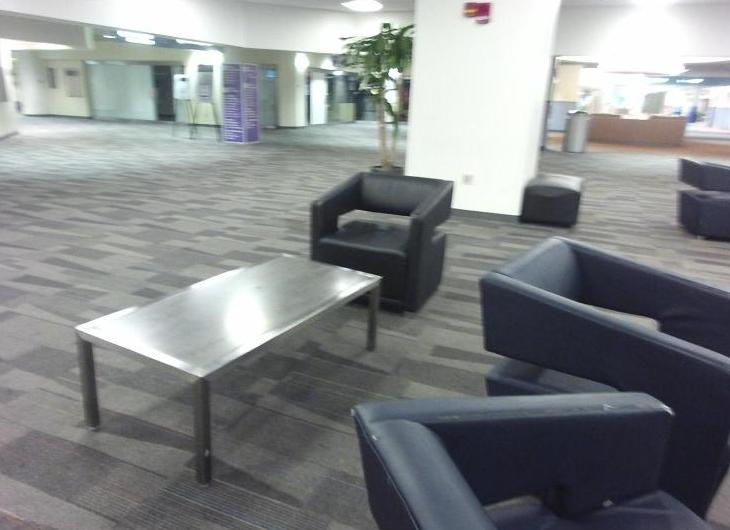
#> input picture 006154.jpg, 730 x 530 px
$ python flip_im.py
#> lines starting #> are read from the running program, lines starting #| are printed output that depends on the picture
import cv2

pic = '006154.jpg'
im = cv2.imread(pic)
#> im is the input picture: shape (530, 730, 3); mean B, G, R 137.6, 136.4, 133.2
im2 = im[:, ::-1, :]
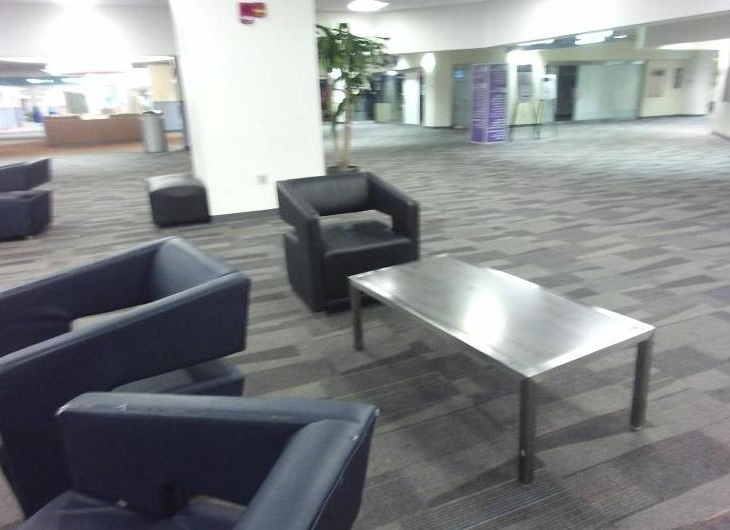
#> im2: shape (530, 730, 3); mean B, G, R 137.6, 136.4, 133.2

cv2.imshow('img1', im)
cv2.imshow('img2', im2)

cv2.waitKey(0)
cv2.destroyAllWindows()

$ run again, with 014.jpg copied over 006154.jpg
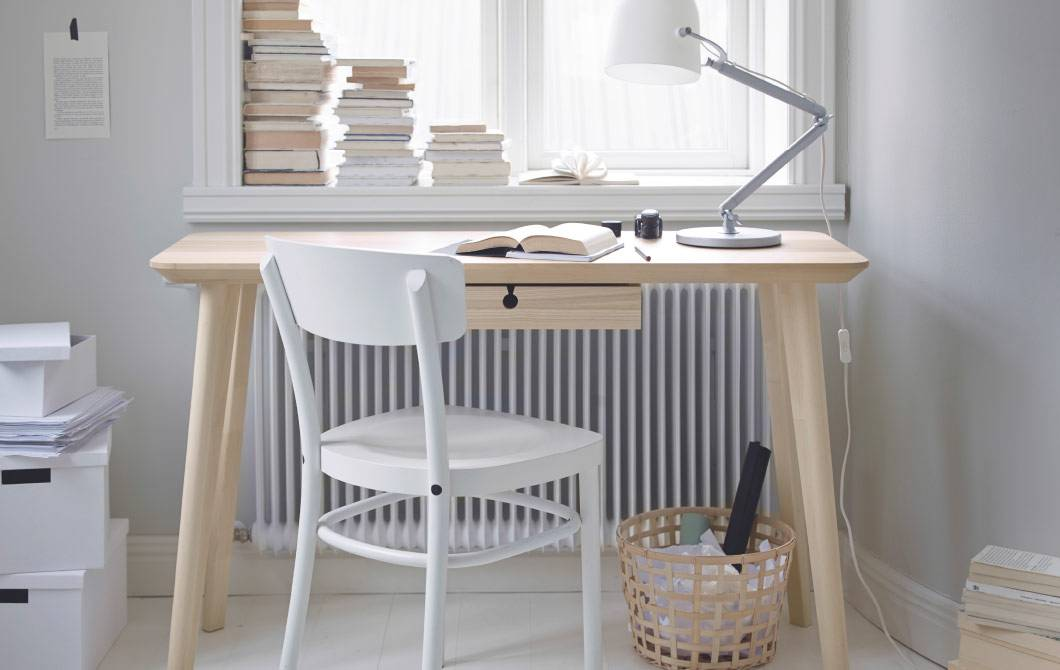
#> input picture 014.jpg, 1060 x 670 px
#> im is the input picture: shape (670, 1060, 3); mean B, G, R 163.6, 163.6, 166.7
#> `im2 = im[:, ::-1, :]`:
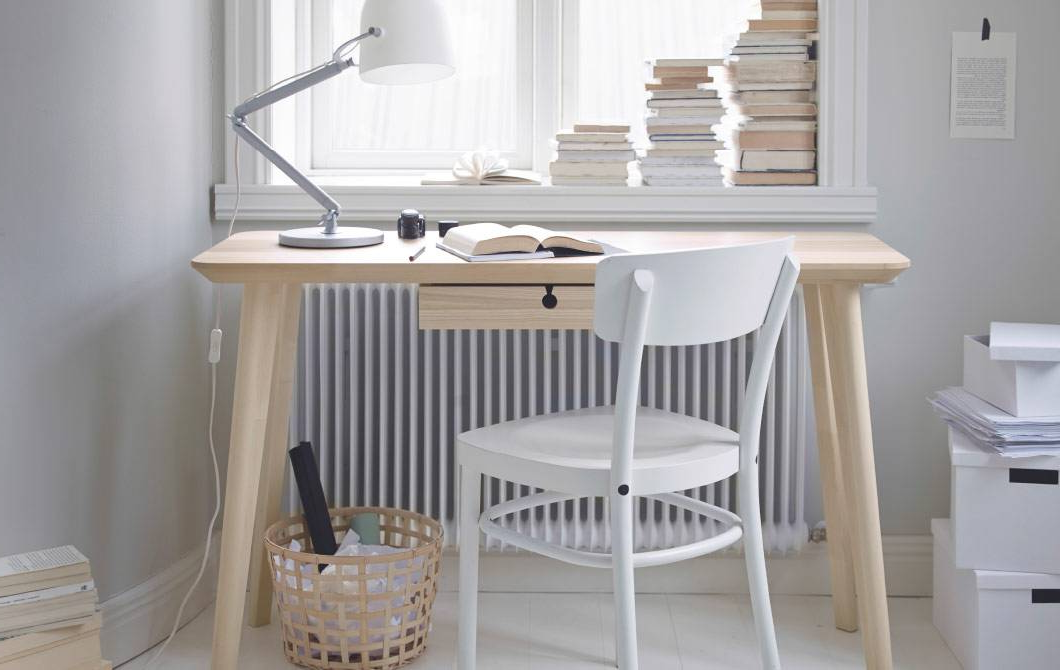
#> im2: shape (670, 1060, 3); mean B, G, R 163.6, 163.6, 166.7
